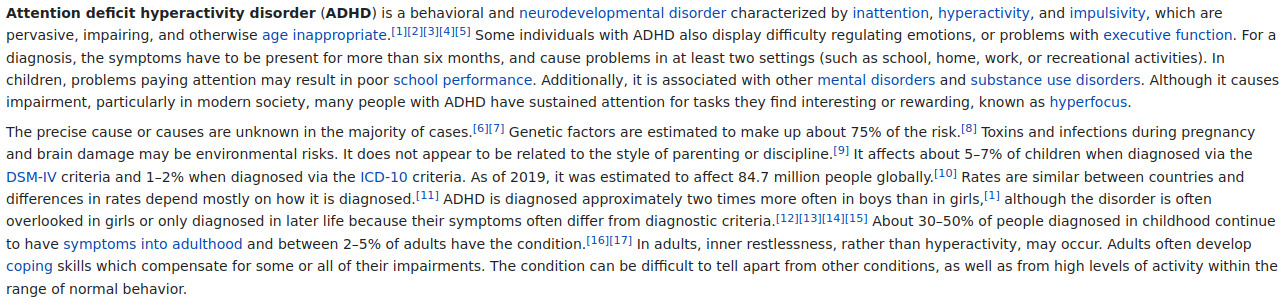
#> input picture full_000.jpg, 1288 x 306 px
$ python average_images.py full_000.jpg full_001.jpg
#> lines starting #> are read from the running program, lines starting #| are printed output that depends on the picture
import cv2
import numpy as np
import math
import os
import sys

# Read in image
image1 = cv2.imread(sys.argv[1])
#> image1 is the input picture: shape (306, 1288, 3); mean B, G, R 232.4, 231.6, 230.2
image2 = cv2.imread(sys.argv[2])
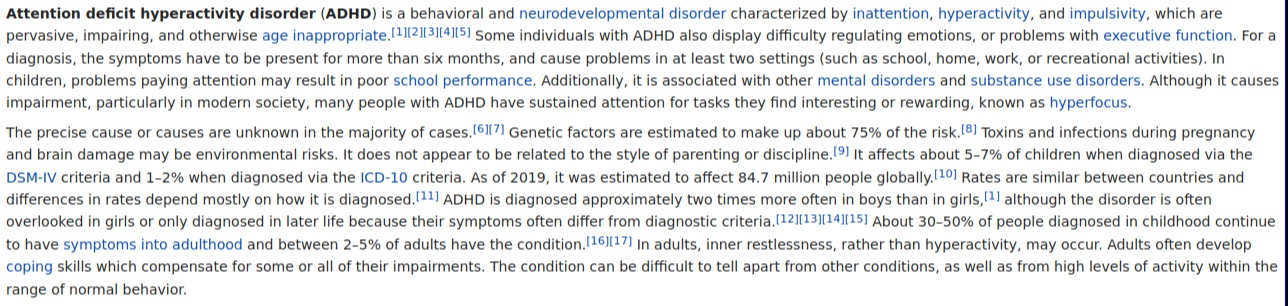
#> input picture full_001.jpg, 1288 x 306 px
#> image2 is the input picture: shape (306, 1288, 3); mean B, G, R 232, 231.5, 230.2

outputImage = image1/2 + image2/2
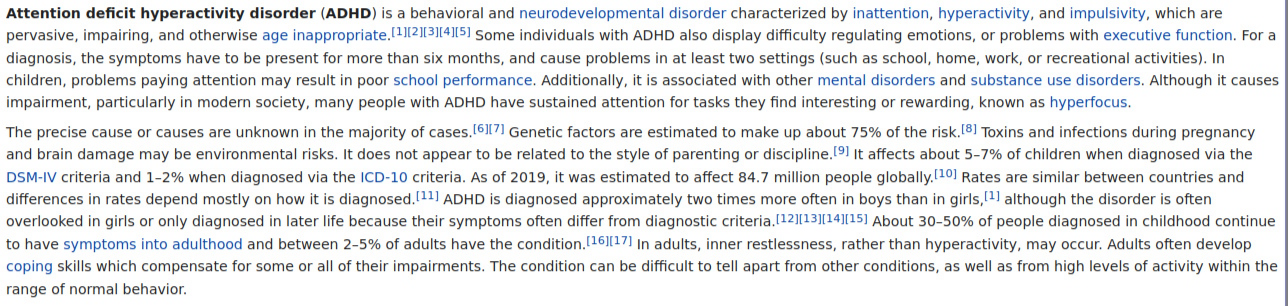
#> outputImage: shape (306, 1288, 3) float64; mean B, G, R 232.2, 231.5, 230.2
cv2.imwrite('test.jpg', outputImage)
